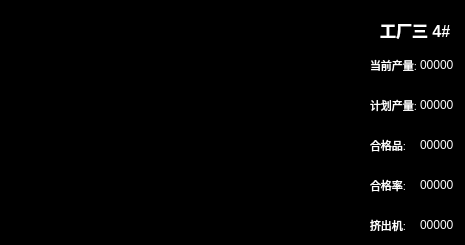
     <widget class="QFrame" name="frame_curve12">
      <property name="geometry">
       <rect>
        <x>1440</x>
        <y>515</y>
        <width>465</width>
        <height>245</height>
       </rect>
      </property>
      <property name="styleSheet">
       <string notr="true">background-color: rgb(0, 0, 0);</string>
      </property>
      <property name="frameShape">
       <enum>QFrame::StyledPanel</enum>
      </property>
      <property name="frameShadow">
       <enum>QFrame::Raised</enum>
      </property>
      <widget class="QWidget" name="curve12_data1" native="true">
       <property name="geometry">
        <rect>
         <x>370</x>
         <y>50</y>
         <width>95</width>
         <height>30</height>
        </rect>
       </property>
       <widget class="QLabel" name="curve12_data1_title">
        <property name="geometry">
         <rect>
          <x>0</x>
          <y>0</y>
          <width>50</width>
          <height>30</height>
         </rect>
        </property>
        <property name="font">
         <font>
          <pointsize>8</pointsize>
          <weight>50</weight>
          <bold>false</bold>
         </font>
        </property>
        <property name="layoutDirection">
         <enum>Qt::LeftToRight</enum>
        </property>
        <property name="autoFillBackground">
         <bool>false</bool>
        </property>
        <property name="styleSheet">
         <string notr="true">color: rgb(255, 255, 255);</string>
        </property>
        <property name="text">
         <string>当前产量:</string>
        </property>
       </widget>
       <widget class="QLabel" name="curve12_data1_data">
        <property name="geometry">
         <rect>
          <x>50</x>
          <y>0</y>
          <width>45</width>
          <height>30</height>
         </rect>
        </property>
        <property name="styleSheet">
         <string notr="true">color: rgb(255, 255, 255);</string>
        </property>
        <property name="text">
         <string>00000</string>
        </property>
       </widget>
      </widget>
      <widget class="QWidget" name="curve12_data2" native="true">
       <property name="geometry">
        <rect>
         <x>370</x>
         <y>90</y>
         <width>95</width>
         <height>30</height>
        </rect>
       </property>
       <widget class="QLabel" name="curve12_data2_title">
        <property name="geometry">
         <rect>
          <x>0</x>
          <y>0</y>
          <width>50</width>
          <height>30</height>
         </rect>
        </property>
        <property name="font">
         <font>
          <pointsize>8</pointsize>
          <weight>50</weight>
          <bold>false</bold>
         </font>
        </property>
        <property name="layoutDirection">
         <enum>Qt::LeftToRight</enum>
        </property>
        <property name="autoFillBackground">
         <bool>false</bool>
        </property>
        <property name="styleSheet">
         <string notr="true">color: rgb(255, 255, 255);</string>
        </property>
        <property name="text">
         <string>计划产量:</string>
        </property>
       </widget>
       <widget class="QLabel" name="curve12_data2_data">
        <property name="geometry">
         <rect>
          <x>50</x>
          <y>0</y>
          <width>45</width>
          <height>30</height>
         </rect>
        </property>
        <property name="styleSheet">
         <string notr="true">color: rgb(255, 255, 255);</string>
        </property>
        <property name="text">
         <string>00000</string>
        </property>
       </widget>
      </widget>
      <widget class="QWidget" name="curve12_data3" native="true">
       <property name="geometry">
        <rect>
         <x>370</x>
         <y>130</y>
         <width>95</width>
         <height>30</height>
        </rect>
       </property>
       <widget class="QLabel" name="curve12_data3_title">
        <property name="geometry">
         <rect>
          <x>0</x>
          <y>0</y>
          <width>50</width>
          <height>30</height>
         </rect>
        </property>
        <property name="font">
         <font>
          <pointsize>8</pointsize>
          <weight>50</weight>
          <bold>false</bold>
         </font>
        </property>
        <property name="layoutDirection">
         <enum>Qt::LeftToRight</enum>
        </property>
        <property name="autoFillBackground">
         <bool>false</bool>
        </property>
        <property name="styleSheet">
         <string notr="true">color: rgb(255, 255, 255);</string>
        </property>
        <property name="text">
         <string>合格品:</string>
        </property>
       </widget>
       <widget class="QLabel" name="curve12_data3_data">
        <property name="geometry">
         <rect>
          <x>50</x>
          <y>0</y>
          <width>45</width>
          <height>30</height>
         </rect>
        </property>
        <property name="styleSheet">
         <string notr="true">color: rgb(255, 255, 255);</string>
        </property>
        <property name="text">
         <string>00000</string>
        </property>
       </widget>
      </widget>
      <widget class="QWidget" name="curve12_data4" native="true">
       <property name="geometry">
        <rect>
         <x>370</x>
         <y>170</y>
         <width>95</width>
         <height>30</height>
        </rect>
       </property>
       <widget class="QLabel" name="curve12_data4_title">
        <property name="geometry">
         <rect>
          <x>0</x>
          <y>0</y>
          <width>50</width>
          <height>30</height>
         </rect>
        </property>
        <property name="font">
         <font>
          <pointsize>8</pointsize>
          <weight>50</weight>
          <bold>false</bold>
         </font>
        </property>
        <property name="layoutDirection">
         <enum>Qt::LeftToRight</enum>
        </property>
        <property name="autoFillBackground">
         <bool>false</bool>
        </property>
        <property name="styleSheet">
         <string notr="true">color: rgb(255, 255, 255);</string>
        </property>
        <property name="text">
         <string>合格率:</string>
        </property>
       </widget>
       <widget class="QLabel" name="curve12_data4_data">
        <property name="geometry">
         <rect>
          <x>50</x>
          <y>0</y>
          <width>45</width>
          <height>30</height>
         </rect>
        </property>
        <property name="styleSheet">
         <string notr="true">color: rgb(255, 255, 255);</string>
        </property>
        <property name="text">
         <string>00000</string>
        </property>
       </widget>
      </widget>
      <widget class="QWidget" name="curve12_data5" native="true">
       <property name="geometry">
        <rect>
         <x>370</x>
         <y>210</y>
         <width>95</width>
         <height>30</height>
        </rect>
       </property>
       <widget class="QLabel" name="curve12_data5_title">
        <property name="geometry">
         <rect>
          <x>0</x>
          <y>0</y>
          <width>50</width>
          <height>30</height>
         </rect>
        </property>
        <property name="font">
         <font>
          <pointsize>8</pointsize>
          <weight>50</weight>
          <bold>false</bold>
         </font>
        </property>
        <property name="layoutDirection">
         <enum>Qt::LeftToRight</enum>
        </property>
        <property name="autoFillBackground">
         <bool>false</bool>
        </property>
        <property name="styleSheet">
         <string notr="true">color: rgb(255, 255, 255);</string>
        </property>
        <property name="text">
         <string>挤出机:</string>
        </property>
       </widget>
       <widget class="QLabel" name="curve12_data5_data">
        <property name="geometry">
         <rect>
          <x>50</x>
          <y>0</y>
          <width>45</width>
          <height>30</height>
         </rect>
        </property>
        <property name="styleSheet">
         <string notr="true">color: rgb(255, 255, 255);</string>
        </property>
        <property name="text">
         <string>00000</string>
        </property>
       </widget>
      </widget>
      <widget class="QLabel" name="curve12_title">
       <property name="geometry">
        <rect>
         <x>380</x>
         <y>10</y>
         <width>80</width>
         <height>40</height>
        </rect>
       </property>
       <property name="font">
        <font>
         <pointsize>12</pointsize>
         <weight>75</weight>
         <bold>true</bold>
        </font>
       </property>
       <property name="layoutDirection">
        <enum>Qt::LeftToRight</enum>
       </property>
       <property name="autoFillBackground">
        <bool>false</bool>
       </property>
       <property name="styleSheet">
        <string notr="true">color: rgb(255, 255, 255);</string>
       </property>
       <property name="text">
        <string>工厂三 4#</string>
       </property>
      </widget>
      <widget class="QWidget" name="curve12" native="true">
       <property name="geometry">
        <rect>
         <x>0</x>
         <y>0</y>
         <width>370</width>
         <height>245</height>
        </rect>
       </property>
      </widget>
     </widget>
